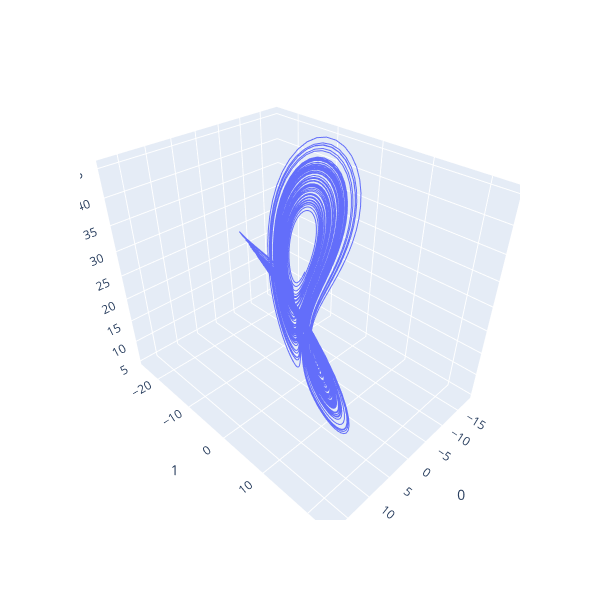

Write notebook code for a chart like this one.
### Markdown cell above
Lorenz system

### Code cell
def lorenz_derivative(x):
    return np.array([10 * (x[1] - x[0]), x[0] * (28 - x[2]) - x[1], x[0] * x[1] - (8/3) * x[2]])

def lorenz_wrapper(t, x):
    return lorenz_derivative(x)

T = 10000
T_burn = 10
dt = 0.01
t_span = [0, T + T_burn]
t_eval = np.linspace(T_burn, T + T_burn, int(T/dt))
lorenz_solution = solve_ivp(lorenz_wrapper, t_span, np.random.randn(3), t_eval=t_eval)

fig = px.line_3d(lorenz_solution.y[:, :10000].T, x=0, y=1, z=2)
fig.update_layout(width=600, height=600)
fig.show()

### Figure 1 — Plotly figure (JSON) as saved in the notebook; plotly's stock layout.template omitted (floating-point values rounded to 4 significant figures; data arrays with more than 128 entries replaced by an {"elided": "..."} marker saying what was removed)
{"data": [{"hovertemplate": "0=%{x}<br>1=%{y}<br>2=%{z}<extra></extra>", "legendgroup": "", "line": {"color": "#636efa", "dash": "solid"}, "marker": {"symbol": "circle"}, "mode": "lines", "name": "", "scene": "scene", "showlegend": false, "type": "scatter3d", "x": {"elided": "10000 float values"}, "y": {"elided": "10000 float values"}, "z": {"elided": "10000 float values"}}], "layout": {"height": 600, "legend": {"tracegroupgap": 0}, "margin": {"t": 60}, "scene": {"domain": {"x": [0, 1], "y": [0, 1]}, "xaxis": {"title": {"text": "0"}}, "yaxis": {"title": {"text": "1"}}, "zaxis": {"title": {"text": "2"}}}, "width": 600}}
